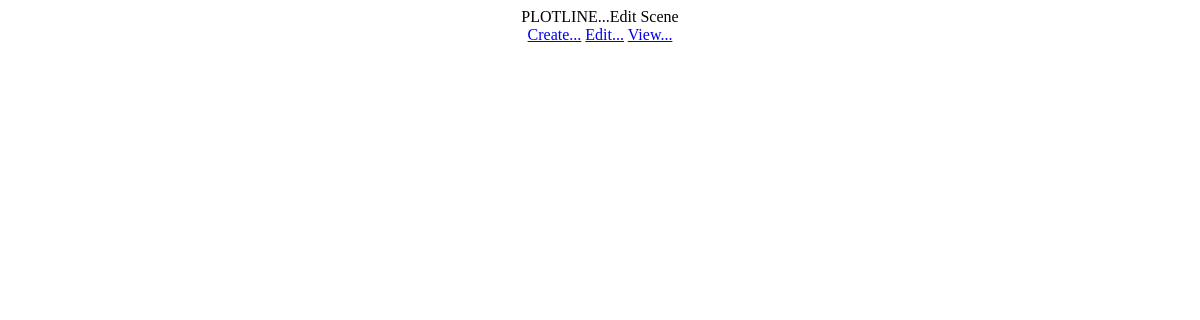
Page /editscene/88 on the earlier database version.
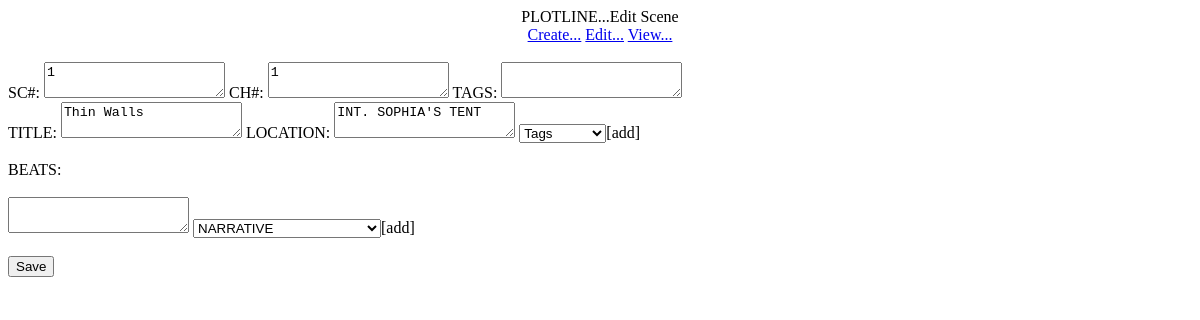
Same page on the later database version.
### tables this page shows
CREATE TABLE "MAIN" (
	"KEY"	INTEGER UNIQUE,
	"CHAPTER"	INTEGER,
	"SCENE"	INTEGER,
	"TITLE"	TEXT UNIQUE,
	"LOCATION"	TEXT,
	"TAGS"	TEXT,
	PRIMARY KEY("KEY" AUTOINCREMENT)
);

### Backupplotline.py (the view)
@app.route('/editscene/<KEY>')
def editscene(KEY):
	key = KEY
	import sqlite3
	connection = sqlite3.connect('projdbs/erotic.db')
	connection.row_factory = sqlite3.Row
	cursor = connection.cursor()
	cursor.execute("SELECT * FROM MAIN WHERE KEY = ?", (key,))
	rows = cursor.fetchall()
	return render_template('editscene.html', rows=rows, key=key)

### templates/editscene.html (shortened to what this page needs)
<!DOCTYPE html PUBLIC "-//W3C//DTD HTML 4.01//EN" "http://www.w3.org/TR/html4/strict.dtd">
<html><head>
</head><body>
<div style="text-align: center;">PLOTLINE...Edit Scene<br>
   <a href="\createscene">Create...</a>
  <a href="\editscene">Edit...</a>
  <a href="\viewoutline">View...</a>
  <br>
  <br>
<div style="text-align: left;">
{% for row in rows %}
<form action="/updatescene/{{key}}" method="post">
  SC#: <textarea input name="SCENE">{{row['SCENE']}} </textarea>
  CH#: <textarea input name="CHAPTER">{{row['CHAPTER']}} </textarea>
  TAGS: <textarea input name="TAGS">{{row['TAGS']}} </textarea>
  <br>
  TITLE: <textarea input name="TITLE">{{row['TITLE']}} </textarea>
  LOCATION: <textarea input name='LOCATION'>{{row['LOCATION']}} </textarea>
  <select name="ADDTAGS" id="ADDTAGS">
  <option value="Tags">Tags</option>
  </select>[add]<br>
  <br>
  BEATS:
  <br>
  <br>
  <textarea input name="BEATS"></textarea>
  <select name="NARRATIVE" id="NARRATIVE">
  <option value="">NARRATIVE</option>
  </select>[add]<br>
  <br>
   <input name="form" value="Save" type="submit">
</form>
{% endfor %}
</div>
</div>
</body></html>

Differences in the rows shown:
added MAIN: SCENE "1", CHAPTER "1", TITLE "Thin Walls", LOCATION "INT. SOPHIA'S TENT"
